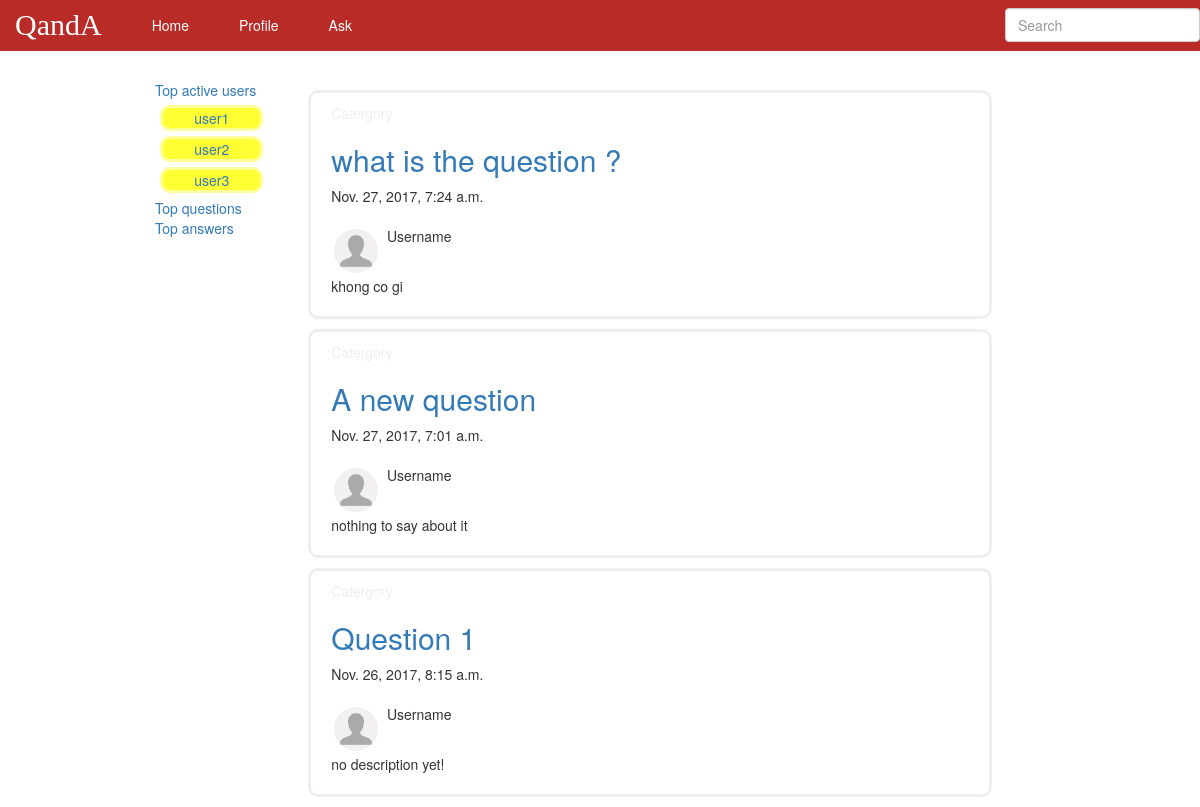
The page / on the database its author committed.
### polls/models.py (models this page shows)
class Question(models.Model):
	title = models.CharField(max_length=200)
	content = models.CharField(max_length=1000)
	time = models.DateTimeField('date asked')

### polls/views.py (the view)
# urls.py: url(r'^$', views.home, name='home'),
def home(request):
	template = loader.get_template('polls/home.html')
	top_users = ['user1', 'user2', 'user3']
	questions = Question.objects.order_by('-time')[:3]
	return HttpResponse(template.render(context = {'top_users' : top_users, 'questions' : questions}))

### polls/templates/polls/home.html
{% extends "polls/base.html" %}
{% load static%}
{% block content %}
		<div class="container-fluid" id="mainview">
			<div class="col-xs-2 test1 left-panel" >
				<ul>
					<li><a href="#">Top active users</a></li>
						{% for user in top_users %}
							<div class="top_users"><li><a href="#">{{user}}</a></li></div>
						{% endfor %}
					<li><a href="#">Top questions</a></li>
					<li><a href="#">Top answers</a></li>
				</ul>
			</div>
			<div class="col-xs-8 test2">
				{% for question in questions %}
					<div class="box">
						<div><a href="#" class="category">Catergory</a></div>
						<h2><a href="{% url 'polls:details' question.id %}">{{question.title}}</a></h2>
						<div>{{question.time}}</div>
						<br>
						<div class="row">
							<div class="col-xs-1"><img class="resize" src="{% static 'polls/images/default_ava.jpg' %}" alt="User_avatar"></div>
							<div class="col-xs-1">Username</div>
						</div>
						<div>
							<p>{{question.content}}</p>
						</div>
					</div>
				{% endfor %}
			</div>
		</div>
{% endblock content %}

### polls/templates/polls/base.html (shortened to what this page needs)
{% load static %}
<html>
	<head>
		<link rel="stylesheet" type="text/css" href="{% static '/polls/style.css' %}" />
		<link rel="stylesheet" href="https://maxcdn.bootstrapcdn.com/bootstrap/3.3.7/css/bootstrap.min.css">
	</head>
	<body>
		<nav class="row navbar navbar-fixed-top" id="header">
		  <div class="container-fluid">
		    <div class="navbar-header">
		      <a class="navbar-brand" href="#" id="mytitle">QandA</a>
		    </div>
		    <ul class="nav navbar-nav navbar-left">
		      <li><a href="/">Home</a></li>
		      <li><a href="#project">Profile</a></li>
		      <li><a data-toggle="modal" href="{% url 'polls:newquestion' %}" data-target="#modal" data-tooltip>Ask</a></li>
		    </ul>
		    <form class="navbar-form navbar-right">
		    	<input type="text" class="form-control" name="Search" placeholder="Search">
	    	</form>
		  </div>
		</nav>
		{% block content %}
		{% endblock content %}
	</body>
</html>

### polls/static/polls/style.css (style rules this page uses)
body { background-color: #fff; padding-left: 100px; }
#header { background-color: rgb(185, 43, 39); }
#mytitle { font-family: 'Baloo Tamma', cursive; font-size: 30px; color: #fff; }
#mainview { margin: 0px 0px 0px 0px; padding: 0px 0px 0px 0px; margin-top: 80px; }
#header a { color: #fff; margin: 0px 20px 0px 0px; }
.left-panel li { list-style: none; }
.top_users { margin: 5px 5px 5px 5px; background-color: #ff3; border: solid; border-radius: 10px; border-color: #ff9; text-align: center; }
.box { margin: 10px 10px 10px 10px; padding: 10px 20px 10px 20px; border-radius: 10px; border: solid; border-color: #eee; }
.category { color: #eee; }
img.resize { border-radius: 50px; border: solid; border-color: white; width: 50px; height: 50px; }
.navbar-form { padding: 10px 50px; margin: 0px 0px 0px 0px; border-top: 0px solid transparent; border-bottom: 0px solid transparent; -webkit-box-shadow: inset 0 1px 0 rgba(255,255,255,.1),0 1px 0 rgba(255,255,255,.1); box-shadow: inset 0 1px 0 rgba(255,255,255,.1),0 0px 0 rgba(255,255,255,.1); }

### rows shown on the page
Question: title "what is the question ?", time "Nov. 27, 2017, 7:24 a.m.", content "khong co gi"
Question: title "A new question", time "Nov. 27, 2017, 7:01 a.m.", content "nothing to say about it"
Question: title "Question 1", time "Nov. 26, 2017, 8:15 a.m.", content "no description yet!"

### other values the page prints
{{ user }} "user1" "user2" "user3"
